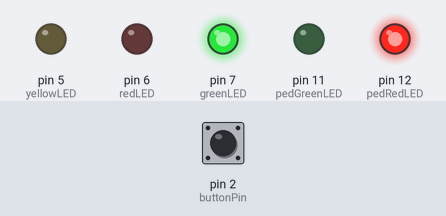
The sketch below on a simulated Arduino Uno, built with avr-gcc and run on an emulated ATmega328P. On the bench: output pins drawn as LEDs (lit = HIGH). The test bench sets the inputs (shaded band); at power-on: pin 2 (buttonPin) HIGH.

Above: at 1.2 s.
1.3 s: pin 2 (buttonPin) pulled LOW for 0.15 s
At 6.3 s:
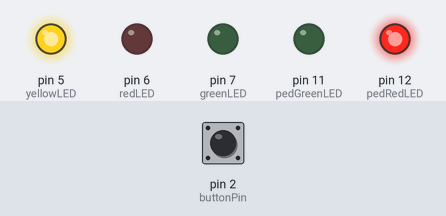
At 11.3 s:
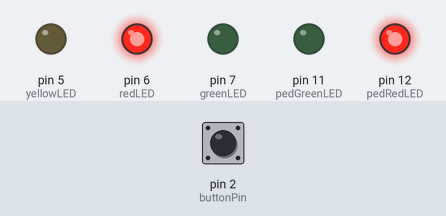
Timing chart, 0 to 19.5 s (numbered marks = the images above; inputs shaded):
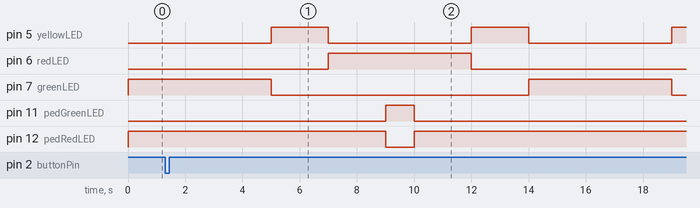

Measured:
- after the input at 1.3 s, pin 11 (pedGreenLED): LOW → HIGH after 7.7 s, → LOW 1.0 s later; pin 12 (pedRedLED): HIGH → LOW after 7.7 s, → HIGH 1.0 s later
- by itself, pin 5 (yellowLED): alternates HIGH for 2.0 s and LOW for 5.0 s

The sketch:

Task_4_Code.ino
```cpp
// Car traffic lights
const int greenLED  = 7;
const int yellowLED = 5;
const int redLED    = 6;

// Pedestrian traffic lights
const int pedGreenLED = 11;
const int pedRedLED   = 12;


// Pedestrian button (wired between pin 2 and GND)
const int buttonPin = 2;

const unsigned long GREEN_TIME         = 5000;  // 10 s
const unsigned long YELLOW_AFTER_GREEN = 2000;   // 5 s
const unsigned long RED_TIME           = 5000;  // 10 s
const unsigned long YELLOW_AFTER_RED   = 2000;   // 5 s
const unsigned long PED_CLEAR_TIME     = 2000;   // 2 s all-red before and after pedestrian green

int state = 1;  // 1 = Green, 2 = Yellow, 3 = Red, 4 = Yellow

unsigned long startTime = 0;

// Button / pedestrian request
bool pedestrianRequest = false;
bool pedServed = false;
bool lastButtonState = HIGH;

void setup() {
  pinMode(greenLED, OUTPUT);
  pinMode(yellowLED, OUTPUT);
  pinMode(redLED, OUTPUT);

  pinMode(pedGreenLED, OUTPUT);
  pinMode(pedRedLED, OUTPUT);

  pinMode(buttonPin, INPUT_PULLUP);

  startTime = millis();
}

void loop() {

  // Remember a button press (falling edge)
  bool currentButtonState = digitalRead(buttonPin);
  if (currentButtonState == LOW && lastButtonState == HIGH) {
    pedestrianRequest = true;
  }
  lastButtonState = currentButtonState;

  switch (state) {

    case 1:  // Green ON
      digitalWrite(greenLED, HIGH);
      digitalWrite(yellowLED, LOW);
      digitalWrite(redLED, LOW);

      digitalWrite(pedGreenLED, LOW);
      digitalWrite(pedRedLED, HIGH);

      if (millis() - startTime >= GREEN_TIME) {
        state = 2;
        startTime = millis();
      }
      break;

    case 2:  // Yellow ON after Green
      digitalWrite(greenLED, LOW);
      digitalWrite(yellowLED, HIGH);
      digitalWrite(redLED, LOW);

      digitalWrite(pedGreenLED, LOW);
      digitalWrite(pedRedLED, HIGH);

      if (millis() - startTime >= YELLOW_AFTER_GREEN) {
        state = 3;
        startTime = millis();
      }
      break;

    case 3: {  // Red ON (pedestrians may cross in the middle of this phase)
      unsigned long elapsed = millis() - startTime;

      digitalWrite(greenLED, LOW);
      digitalWrite(yellowLED, LOW);
      digitalWrite(redLED, HIGH);

      // Pedestrian green only if requested, with all-red margin at both ends
      bool pedWalk = pedestrianRequest &&
                     elapsed >= PED_CLEAR_TIME &&
                     elapsed <  RED_TIME - PED_CLEAR_TIME;

      if (pedWalk) pedServed = true;

      digitalWrite(pedGreenLED, pedWalk ? HIGH : LOW);
      digitalWrite(pedRedLED,   pedWalk ? LOW  : HIGH);

      if (elapsed >= RED_TIME) {
        if (pedServed) {           // only clear the request if it was actually served
          pedestrianRequest = false;
          pedServed = false;
        }
        state = 4;
        startTime = millis();
      }
      break;
    }

    case 4:  // Yellow ON after Red
      digitalWrite(greenLED, LOW);
      digitalWrite(yellowLED, HIGH);
      digitalWrite(redLED, LOW);

      digitalWrite(pedGreenLED, LOW);
      digitalWrite(pedRedLED, HIGH);

      if (millis() - startTime >= YELLOW_AFTER_RED) {
        state = 1;
        startTime = millis();
      }
      break;
  }
}
```
